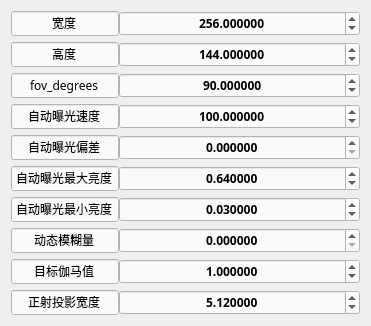
     <widget class="QWidget" name="formLayoutWidget_7">
      <property name="geometry">
       <rect>
        <x>0</x>
        <y>70</y>
        <width>371</width>
        <height>296</height>
       </rect>
      </property>
      <property name="font">
       <font>
        <family>Adobe 繁黑體 Std B</family>
        <weight>75</weight>
        <bold>true</bold>
       </font>
      </property>
      <layout class="QFormLayout" name="formLayout_7">
       <property name="horizontalSpacing">
        <number>0</number>
       </property>
       <property name="verticalSpacing">
        <number>6</number>
       </property>
       <item row="0" column="0">
        <widget class="QLineEdit" name="lineEdit_16">
         <property name="enabled">
          <bool>true</bool>
         </property>
         <property name="font">
          <font>
           <family>等线</family>
           <weight>50</weight>
           <bold>false</bold>
          </font>
         </property>
         <property name="styleSheet">
          <string notr="true">background-color: rgb(250, 250, 250);</string>
         </property>
         <property name="text">
          <string>宽度</string>
         </property>
         <property name="alignment">
          <set>Qt::AlignCenter</set>
         </property>
         <property name="readOnly">
          <bool>true</bool>
         </property>
        </widget>
       </item>
       <item row="1" column="0">
        <widget class="QLineEdit" name="lineEdit_17">
         <property name="font">
          <font>
           <family>等线</family>
           <weight>50</weight>
           <bold>false</bold>
          </font>
         </property>
         <property name="styleSheet">
          <string notr="true">background-color: rgb(250, 250, 250);</string>
         </property>
         <property name="text">
          <string>高度</string>
         </property>
         <property name="alignment">
          <set>Qt::AlignCenter</set>
         </property>
         <property name="readOnly">
          <bool>true</bool>
         </property>
        </widget>
       </item>
       <item row="1" column="1">
        <widget class="QDoubleSpinBox" name="default_height_SpinBox">
         <property name="font">
          <font>
           <family>Adobe 繁黑體 Std B</family>
           <weight>75</weight>
           <bold>true</bold>
          </font>
         </property>
         <property name="contextMenuPolicy">
          <enum>Qt::DefaultContextMenu</enum>
         </property>
         <property name="styleSheet">
          <string notr="true">background-color: rgb(250, 250, 250);</string>
         </property>
         <property name="alignment">
          <set>Qt::AlignCenter</set>
         </property>
         <property name="decimals">
          <number>6</number>
         </property>
         <property name="maximum">
          <double>10000.000000000000000</double>
         </property>
         <property name="value">
          <double>144.000000000000000</double>
         </property>
        </widget>
       </item>
       <item row="2" column="0">
        <widget class="QLineEdit" name="lineEdit_26">
         <property name="font">
          <font>
           <family>等线</family>
           <weight>50</weight>
           <bold>false</bold>
          </font>
         </property>
         <property name="styleSheet">
          <string notr="true">background-color: rgb(250, 250, 250);</string>
         </property>
         <property name="text">
          <string>fov_degrees</string>
         </property>
         <property name="alignment">
          <set>Qt::AlignCenter</set>
         </property>
         <property name="readOnly">
          <bool>true</bool>
         </property>
        </widget>
       </item>
       <item row="2" column="1">
        <widget class="QDoubleSpinBox" name="default_fov_degrees_SpinBox">
         <property name="font">
          <font>
           <family>Adobe 繁黑體 Std B</family>
           <weight>75</weight>
           <bold>true</bold>
          </font>
         </property>
         <property name="styleSheet">
          <string notr="true">background-color: rgb(250, 250, 250);</string>
         </property>
         <property name="alignment">
          <set>Qt::AlignCenter</set>
         </property>
         <property name="decimals">
          <number>6</number>
         </property>
         <property name="maximum">
          <double>1000.000000000000000</double>
         </property>
         <property name="value">
          <double>90.000000000000000</double>
         </property>
        </widget>
       </item>
       <item row="3" column="0">
        <widget class="QLineEdit" name="lineEdit_27">
         <property name="font">
          <font>
           <family>等线</family>
           <weight>50</weight>
           <bold>false</bold>
          </font>
         </property>
         <property name="styleSheet">
          <string notr="true">background-color: rgb(250, 250, 250);</string>
         </property>
         <property name="text">
          <string>自动曝光速度</string>
         </property>
         <property name="alignment">
          <set>Qt::AlignCenter</set>
         </property>
         <property name="readOnly">
          <bool>true</bool>
         </property>
        </widget>
       </item>
       <item row="3" column="1">
        <widget class="QDoubleSpinBox" name="default_auto_exposure_speed_SpinBox">
         <property name="font">
          <font>
           <family>Adobe 繁黑體 Std B</family>
           <weight>75</weight>
           <bold>true</bold>
          </font>
         </property>
         <property name="layoutDirection">
          <enum>Qt::LeftToRight</enum>
         </property>
         <property name="autoFillBackground">
          <bool>false</bool>
         </property>
         <property name="styleSheet">
          <string notr="true">background-color: rgb(250, 250, 250);</string>
         </property>
         <property name="alignment">
          <set>Qt::AlignCenter</set>
         </property>
         <property name="decimals">
          <number>6</number>
         </property>
         <property name="maximum">
          <double>6500.000000000000000</double>
         </property>
         <property name="value">
          <double>100.000000000000000</double>
         </property>
        </widget>
       </item>
       <item row="0" column="1">
        <widget class="QDoubleSpinBox" name="default_width_SpinBox">
         <property name="font">
          <font>
           <family>Adobe 繁黑體 Std B</family>
           <weight>75</weight>
           <bold>true</bold>
          </font>
         </property>
         <property name="contextMenuPolicy">
          <enum>Qt::DefaultContextMenu</enum>
         </property>
         <property name="styleSheet">
          <string notr="true">background-color: rgb(250, 250, 250);</string>
         </property>
         <property name="alignment">
          <set>Qt::AlignCenter</set>
         </property>
         <property name="decimals">
          <number>6</number>
         </property>
         <property name="maximum">
          <double>10000.000000000000000</double>
         </property>
         <property name="value">
          <double>256.000000000000000</double>
         </property>
        </widget>
       </item>
       <item row="4" column="0">
        <widget class="QLineEdit" name="lineEdit_32">
         <property name="font">
          <font>
           <family>等线</family>
           <weight>50</weight>
           <bold>false</bold>
          </font>
         </property>
         <property name="styleSheet">
          <string notr="true">background-color: rgb(250, 250, 250);</string>
         </property>
         <property name="text">
          <string>自动曝光偏差</string>
         </property>
         <property name="alignment">
          <set>Qt::AlignCenter</set>
         </property>
         <property name="readOnly">
          <bool>true</bool>
         </property>
        </widget>
       </item>
       <item row="4" column="1">
        <widget class="QDoubleSpinBox" name="default_auto_exposure_bias_SpinBox">
         <property name="font">
          <font>
           <family>Adobe 繁黑體 Std B</family>
           <weight>75</weight>
           <bold>true</bold>
          </font>
         </property>
         <property name="layoutDirection">
          <enum>Qt::LeftToRight</enum>
         </property>
         <property name="autoFillBackground">
          <bool>false</bool>
         </property>
         <property name="styleSheet">
          <string notr="true">background-color: rgb(250, 250, 250);</string>
         </property>
         <property name="alignment">
          <set>Qt::AlignCenter</set>
         </property>
         <property name="decimals">
          <number>6</number>
         </property>
         <property name="maximum">
          <double>6500.000000000000000</double>
         </property>
         <property name="value">
          <double>0.000000000000000</double>
         </property>
        </widget>
       </item>
       <item row="5" column="0">
        <widget class="QLineEdit" name="lineEdit_33">
         <property name="font">
          <font>
           <family>等线</family>
           <weight>50</weight>
           <bold>false</bold>
          </font>
         </property>
         <property name="styleSheet">
          <string notr="true">background-color: rgb(250, 250, 250);</string>
         </property>
         <property name="text">
          <string>自动曝光最大亮度</string>
         </property>
         <property name="alignment">
          <set>Qt::AlignCenter</set>
         </property>
         <property name="readOnly">
          <bool>true</bool>
         </property>
        </widget>
       </item>
       <item row="6" column="0">
        <widget class="QLineEdit" name="lineEdit_34">
         <property name="font">
          <font>
           <family>等线</family>
           <weight>50</weight>
           <bold>false</bold>
          </font>
         </property>
         <property name="styleSheet">
          <string notr="true">background-color: rgb(250, 250, 250);</string>
         </property>
         <property name="text">
          <string>自动曝光最小亮度</string>
         </property>
         <property name="alignment">
          <set>Qt::AlignCenter</set>
         </property>
         <property name="readOnly">
          <bool>true</bool>
         </property>
        </widget>
       </item>
       <item row="7" column="0">
        <widget class="QLineEdit" name="lineEdit_35">
         <property name="font">
          <font>
           <family>等线</family>
           <weight>50</weight>
           <bold>false</bold>
          </font>
         </property>
         <property name="styleSheet">
          <string notr="true">background-color: rgb(250, 250, 250);</string>
         </property>
         <property name="text">
          <string>动态模糊量</string>
         </property>
         <property name="alignment">
          <set>Qt::AlignCenter</set>
         </property>
         <property name="readOnly">
          <bool>true</bool>
         </property>
        </widget>
       </item>
       <item row="5" column="1">
        <widget class="QDoubleSpinBox" name="default_auto_exposure_max_brightness_SpinBox">
         <property name="font">
          <font>
           <family>Adobe 繁黑體 Std B</family>
           <weight>75</weight>
           <bold>true</bold>
          </font>
         </property>
         <property name="layoutDirection">
          <enum>Qt::LeftToRight</enum>
         </property>
         <property name="autoFillBackground">
          <bool>false</bool>
         </property>
         <property name="styleSheet">
          <string notr="true">background-color: rgb(250, 250, 250);</string>
         </property>
         <property name="alignment">
          <set>Qt::AlignCenter</set>
         </property>
         <property name="decimals">
          <number>6</number>
         </property>
         <property name="maximum">
          <double>1.000000000000000</double>
         </property>
         <property name="value">
          <double>0.640000000000000</double>
         </property>
        </widget>
       </item>
       <item row="6" column="1">
        <widget class="QDoubleSpinBox" name="default_auto_exposure_min_brightness_SpinBox">
         <property name="font">
          <font>
           <family>Adobe 繁黑體 Std B</family>
           <weight>75</weight>
           <bold>true</bold>
          </font>
         </property>
         <property name="layoutDirection">
          <enum>Qt::LeftToRight</enum>
         </property>
         <property name="autoFillBackground">
          <bool>false</bool>
         </property>
         <property name="styleSheet">
          <string notr="true">background-color: rgb(250, 250, 250);</string>
         </property>
         <property name="alignment">
          <set>Qt::AlignCenter</set>
         </property>
         <property name="decimals">
          <number>6</number>
         </property>
         <property name="maximum">
          <double>1.000000000000000</double>
         </property>
         <property name="value">
          <double>0.030000000000000</double>
         </property>
        </widget>
       </item>
       <item row="7" column="1">
        <widget class="QDoubleSpinBox" name="default_motion_blur_amount_SpinBox">
         <property name="font">
          <font>
           <family>Adobe 繁黑體 Std B</family>
           <weight>75</weight>
           <bold>true</bold>
          </font>
         </property>
         <property name="layoutDirection">
          <enum>Qt::LeftToRight</enum>
         </property>
         <property name="autoFillBackground">
          <bool>false</bool>
         </property>
         <property name="styleSheet">
          <string notr="true">background-color: rgb(250, 250, 250);</string>
         </property>
         <property name="alignment">
          <set>Qt::AlignCenter</set>
         </property>
         <property name="decimals">
          <number>6</number>
         </property>
         <property name="maximum">
          <double>6500.000000000000000</double>
         </property>
         <property name="value">
          <double>0.000000000000000</double>
         </property>
        </widget>
       </item>
       <item row="8" column="0">
        <widget class="QLineEdit" name="lineEdit_36">
         <property name="font">
          <font>
           <family>等线</family>
           <weight>50</weight>
           <bold>false</bold>
          </font>
         </property>
         <property name="styleSheet">
          <string notr="true">background-color: rgb(250, 250, 250);</string>
         </property>
         <property name="text">
          <string>目标伽马值</string>
         </property>
         <property name="alignment">
          <set>Qt::AlignCenter</set>
         </property>
         <property name="readOnly">
          <bool>true</bool>
         </property>
        </widget>
       </item>
       <item row="8" column="1">
        <widget class="QDoubleSpinBox" name="default_target_gamma_SpinBox">
         <property name="font">
          <font>
           <family>Adobe 繁黑體 Std B</family>
           <weight>75</weight>
           <bold>true</bold>
          </font>
         </property>
         <property name="layoutDirection">
          <enum>Qt::LeftToRight</enum>
         </property>
         <property name="autoFillBackground">
          <bool>false</bool>
         </property>
         <property name="styleSheet">
          <string notr="true">background-color: rgb(250, 250, 250);</string>
         </property>
         <property name="alignment">
          <set>Qt::AlignCenter</set>
         </property>
         <property name="decimals">
          <number>6</number>
         </property>
         <property name="maximum">
          <double>6500.000000000000000</double>
         </property>
         <property name="value">
          <double>1.000000000000000</double>
         </property>
        </widget>
       </item>
       <item row="9" column="0">
        <widget class="QLineEdit" name="lineEdit_37">
         <property name="font">
          <font>
           <family>等线</family>
           <weight>50</weight>
           <bold>false</bold>
          </font>
         </property>
         <property name="styleSheet">
          <string notr="true">background-color: rgb(250, 250, 250);</string>
         </property>
         <property name="text">
          <string>正射投影宽度</string>
         </property>
         <property name="alignment">
          <set>Qt::AlignCenter</set>
         </property>
         <property name="readOnly">
          <bool>true</bool>
         </property>
        </widget>
       </item>
       <item row="9" column="1">
        <widget class="QDoubleSpinBox" name="default_ortho_width_SpinBox">
         <property name="font">
          <font>
           <family>Adobe 繁黑體 Std B</family>
           <weight>75</weight>
           <bold>true</bold>
          </font>
         </property>
         <property name="layoutDirection">
          <enum>Qt::LeftToRight</enum>
         </property>
         <property name="autoFillBackground">
          <bool>false</bool>
         </property>
         <property name="styleSheet">
          <string notr="true">background-color: rgb(250, 250, 250);</string>
         </property>
         <property name="alignment">
          <set>Qt::AlignCenter</set>
         </property>
         <property name="decimals">
          <number>6</number>
         </property>
         <property name="maximum">
          <double>6500.000000000000000</double>
         </property>
         <property name="singleStep">
          <double>0.010000000000000</double>
         </property>
         <property name="value">
          <double>5.120000000000000</double>
         </property>
        </widget>
       </item>
      </layout>
     </widget>
